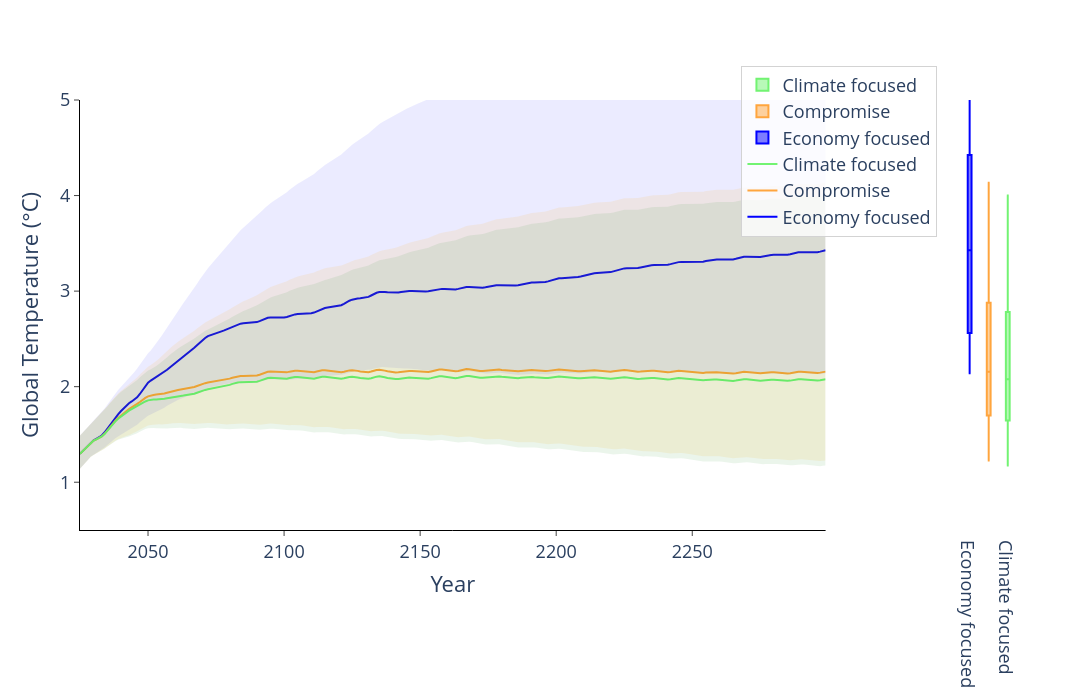

Here is the notebook cell this chart was saved with:
### Code cell
## Plot 1 — Global Temperature: HASAC

happo_temp_paths = [
    npy_path(happo_runs[n], happo_info[n]['prefix'], 'global_temperature')
    for n in happo_runs
]
mappo_temp_paths = [
    npy_path(mappo_runs[n], mappo_info[n]['prefix'], 'global_temperature')
    for n in mappo_runs
]
hasac_temp_paths = [
    npy_path(hasac_runs[n], hasac_info[n]['prefix'], 'global_temperature')
    for n in hasac_runs
]

# Debug: Check what we're plotting
print(f"Number of HASAC runs: {len(hasac_runs)}")
print(f"HASAC run names: {list(hasac_runs.keys())}")
print(f"Number of HASAC paths: {len(hasac_temp_paths)}")
print(f"Number of HASAC labels: {len(hasac_labels)}")

fig_temp = plot_comparison_with_boxplots(
    data_paths=hasac_temp_paths,
    labels=['Economy focused', 'Compromise', 'Climate focused'],
    start_year=2015,
    end_year=2300,
    data_timestep=5,
    timestep=1,
    visualization_start_year=2025,
    visualization_end_year=2299,
    yaxis_range=[0.5, 5],
    plot_title='',
    output_path='.',
    xaxis_title='Year',
    yaxis_title='Global Temperature (°C)',
    template='plotly_white',
    width=1200,
    height=700,
    colors=["rgba(0,0,255,0.08)", "rgba(255,165,0,0.1)", "rgba(0,128,0,0.08)"],
    linecolors=["blue", "#FFA53E", "#72F372"],
    show_red_dashed_line=False,
    saving=False,
    show_interquartile_range=False,
    transpose_data=True,
)
# Clean up legend positioning
fig_temp.update_layout(
    legend=dict(
        x=0.92,
        y=1.08,
        xanchor='right',
        yanchor='top',
        bgcolor='rgba(255, 255, 255, 0.8)',
        bordercolor='lightgray',
        borderwidth=1
    )
)
fig_temp.show()

### Figure 1 — Plotly figure (JSON) as saved in the notebook; plotly's stock layout.template omitted (floating-point values rounded to 4 significant figures; data arrays with more than 128 entries replaced by an {"elided": "..."} marker saying what was removed)
{"data": [{"line": {"color": "blue"}, "mode": "lines", "name": "Economy focused", "type": "scatter", "x": {"elided": "275 int values"}, "xaxis": "x", "y": {"elided": "275 float values"}, "yaxis": "y"}, {"fillcolor": "rgba(0,0,255,0.08)", "line": {"width": 0}, "mode": "lines", "showlegend": false, "type": "scatter", "x": {"elided": "275 int values"}, "xaxis": "x", "y": {"elided": "275 float values"}, "yaxis": "y"}, {"fill": "tonexty", "fillcolor": "rgba(0,0,255,0.08)", "line": {"width": 0}, "mode": "lines", "showlegend": false, "type": "scatter", "x": {"elided": "275 int values"}, "xaxis": "x", "y": {"elided": "275 float values"}, "yaxis": "y"}, {"line": {"color": "#FFA53E"}, "mode": "lines", "name": "Compromise", "type": "scatter", "x": {"elided": "275 int values"}, "xaxis": "x", "y": {"elided": "275 float values"}, "yaxis": "y"}, {"fillcolor": "rgba(255,165,0,0.1)", "line": {"width": 0}, "mode": "lines", "showlegend": false, "type": "scatter", "x": {"elided": "275 int values"}, "xaxis": "x", "y": {"elided": "275 float values"}, "yaxis": "y"}, {"fill": "tonexty", "fillcolor": "rgba(255,165,0,0.1)", "line": {"width": 0}, "mode": "lines", "showlegend": false, "type": "scatter", "x": {"elided": "275 int values"}, "xaxis": "x", "y": {"elided": "275 float values"}, "yaxis": "y"}, {"line": {"color": "#72F372"}, "mode": "lines", "name": "Climate focused", "type": "scatter", "x": {"elided": "275 int values"}, "xaxis": "x", "y": {"elided": "275 float values"}, "yaxis": "y"}, {"fillcolor": "rgba(0,128,0,0.08)", "line": {"width": 0}, "mode": "lines", "showlegend": false, "type": "scatter", "x": {"elided": "275 int values"}, "xaxis": "x", "y": {"elided": "275 float values"}, "yaxis": "y"}, {"fill": "tonexty", "fillcolor": "rgba(0,128,0,0.08)", "line": {"width": 0}, "mode": "lines", "showlegend": false, "type": "scatter", "x": {"elided": "275 int values"}, "xaxis": "x", "y": {"elided": "275 float values"}, "yaxis": "y"}, {"marker": {"color": "blue", "line": {"color": "gray", "width": 0.3}}, "name": "Economy focused", "type": "box", "width": 0.2, "xaxis": "x2", "y": [2.4, 4.273, 2.396, 2.981, 3.427, 3.881, 4.475, 3.296, 6.502, 5.489, 2.423, 6.12, 2.139, 3.187, 3.826], "yaxis": "y2"}, {"marker": {"color": "#FFA53E", "line": {"color": "gray", "width": 0.3}}, "name": "Compromise", "type": "box", "width": 0.2, "xaxis": "x2", "y": [1.423, 2.837, 1.568, 1.84, 2.157, 2.359, 2.893, 2.063, 3.855, 3.475, 1.65, 4.135, 1.228, 2.018, 2.389], "yaxis": "y2"}, {"marker": {"color": "#72F372", "line": {"color": "gray", "width": 0.3}}, "name": "Climate focused", "type": "box", "width": 0.2, "xaxis": "x2", "y": [1.366, 2.744, 1.517, 1.772, 2.078, 2.268, 2.795, 1.987, 3.691, 3.346, 1.603, 4.001, 1.175, 1.946, 2.301], "yaxis": "y2"}], "layout": {"annotations": [{"font": {"size": 16}, "showarrow": false, "text": " ", "x": 0.865, "xanchor": "center", "xref": "paper", "y": 1, "yanchor": "bottom", "yref": "paper"}], "font": {"size": 18}, "height": 700, "legend": {"bgcolor": "rgba(255, 255, 255, 0.8)", "bordercolor": "lightgray", "borderwidth": 1, "x": 0.92, "xanchor": "right", "y": 1.08, "yanchor": "top"}, "width": 1200, "xaxis": {"anchor": "y", "domain": [0, 0.8], "linecolor": "black", "linewidth": 1, "showgrid": false, "showline": true, "ticks": "outside", "title": {"text": "Year"}}, "xaxis2": {"anchor": "y2", "domain": [0.95, 1], "showgrid": false}, "yaxis": {"anchor": "x", "domain": [0, 1], "dtick": 1, "linecolor": "black", "linewidth": 1, "range": [0.5, 5], "showgrid": false, "showline": true, "tick0": 0, "ticks": "outside", "title": {"text": "Global Temperature (°C)"}}, "yaxis2": {"anchor": "x2", "domain": [0, 1], "range": [0.5, 5], "showgrid": false, "showticklabels": false, "title": {"text": " "}}}}
